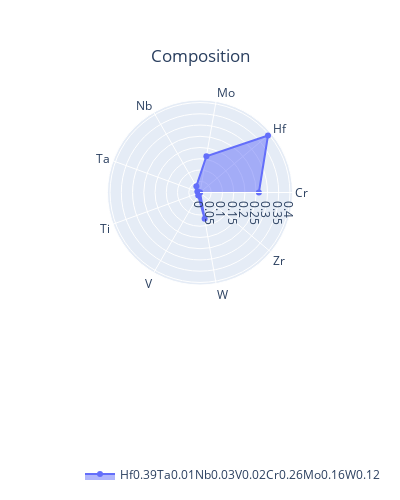
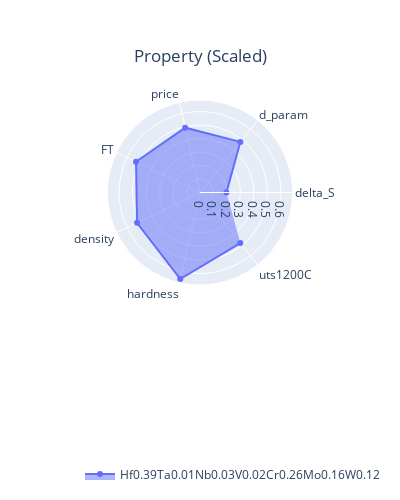
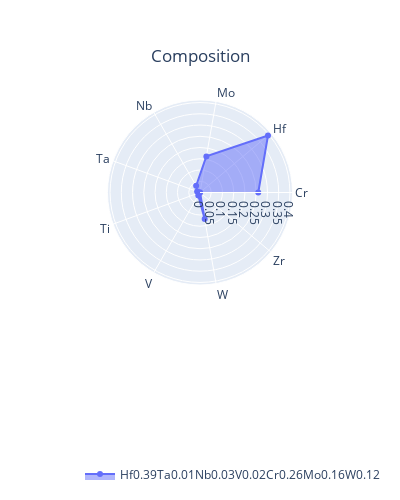
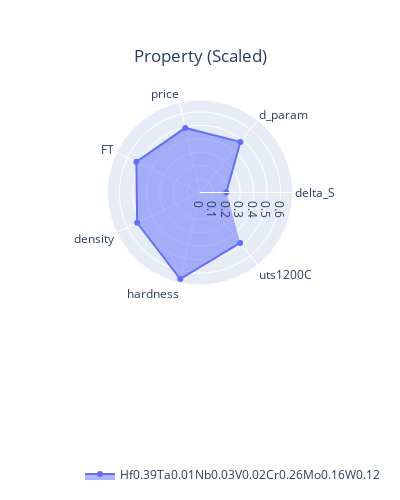

Write notebook code for charts like these, in order.
### Code cell
record()

### Figure 1 — Plotly figure (JSON) as saved in the notebook; plotly's stock layout.template omitted (floating-point values rounded to 4 significant figures)
{"data": [{"fill": "toself", "name": "Hf0.39Ta0.01Nb0.03V0.02Cr0.26Mo0.16W0.12", "r": [0.2619, 0.3947, 0.1633, 0.03248, 0.01257, 0.0004733, 0.01579, 0.1187, 7.248e-05], "showlegend": true, "theta": ["Cr", "Hf", "Mo", "Nb", "Ta", "Ti", "V", "W", "Zr"], "type": "scatterpolar"}], "layout": {"height": 500, "legend": {"orientation": "h", "x": 0, "xanchor": "left", "y": -1.1, "yanchor": "bottom"}, "title": {"text": "Composition", "x": 0.5, "xanchor": "center", "y": 0.9, "yanchor": "top"}, "width": 400}}

### Figure 2 — Plotly figure (JSON) as saved in the notebook; plotly's stock layout.template omitted (floating-point values rounded to 4 significant figures)
{"data": [{"fill": "toself", "hovertext": ["Actual : -1.49", "Actual : 2.02", "Actual : 381.26", "Actual : 14.3", "Actual : 11.59", "Actual : 5.91", "Actual : 0.88"], "name": "Hf0.39Ta0.01Nb0.03V0.02Cr0.26Mo0.16W0.12", "r": [0.1959, 0.4799, 0.4928, 0.5264, 0.5179, 0.658, 0.4794], "showlegend": true, "theta": ["delta_S", "d_param", "price", "FT", "density", "hardness", "uts1200C"], "type": "scatterpolar"}], "layout": {"height": 500, "legend": {"orientation": "h", "x": 0, "xanchor": "left", "y": -1.1, "yanchor": "bottom"}, "title": {"text": "Property (Scaled)", "x": 0.5, "xanchor": "center", "y": 0.9, "yanchor": "top"}, "width": 400}}

### Figure 3 — Plotly figure (JSON) as saved in the notebook; plotly's stock layout.template omitted (floating-point values rounded to 4 significant figures)
{"data": [{"fill": "toself", "name": "Hf0.39Ta0.01Nb0.03V0.02Cr0.26Mo0.16W0.12", "r": [0.2591, 0.3947, 0.163, 0.03446, 0.01355, 0.0004701, 0.01512, 0.1196, 7.29e-05], "showlegend": true, "theta": ["Cr", "Hf", "Mo", "Nb", "Ta", "Ti", "V", "W", "Zr"], "type": "scatterpolar"}], "layout": {"height": 500, "legend": {"orientation": "h", "x": 0, "xanchor": "left", "y": -1.1, "yanchor": "bottom"}, "title": {"text": "Composition", "x": 0.5, "xanchor": "center", "y": 0.9, "yanchor": "top"}, "width": 400}}

### Figure 4 — Plotly figure (JSON) as saved in the notebook; plotly's stock layout.template omitted (floating-point values rounded to 4 significant figures)
{"data": [{"fill": "toself", "hovertext": ["Actual : -1.49", "Actual : 2.03", "Actual : 381.45", "Actual : 14.28", "Actual : 11.61", "Actual : 5.93", "Actual : 0.88"], "name": "Hf0.39Ta0.01Nb0.03V0.02Cr0.26Mo0.16W0.12", "r": [0.1959, 0.4819, 0.4931, 0.5257, 0.5196, 0.6607, 0.4801], "showlegend": true, "theta": ["delta_S", "d_param", "price", "FT", "density", "hardness", "uts1200C"], "type": "scatterpolar"}], "layout": {"height": 500, "legend": {"orientation": "h", "x": 0, "xanchor": "left", "y": -1.1, "yanchor": "bottom"}, "title": {"text": "Property (Scaled)", "x": 0.5, "xanchor": "center", "y": 0.9, "yanchor": "top"}, "width": 400}}
